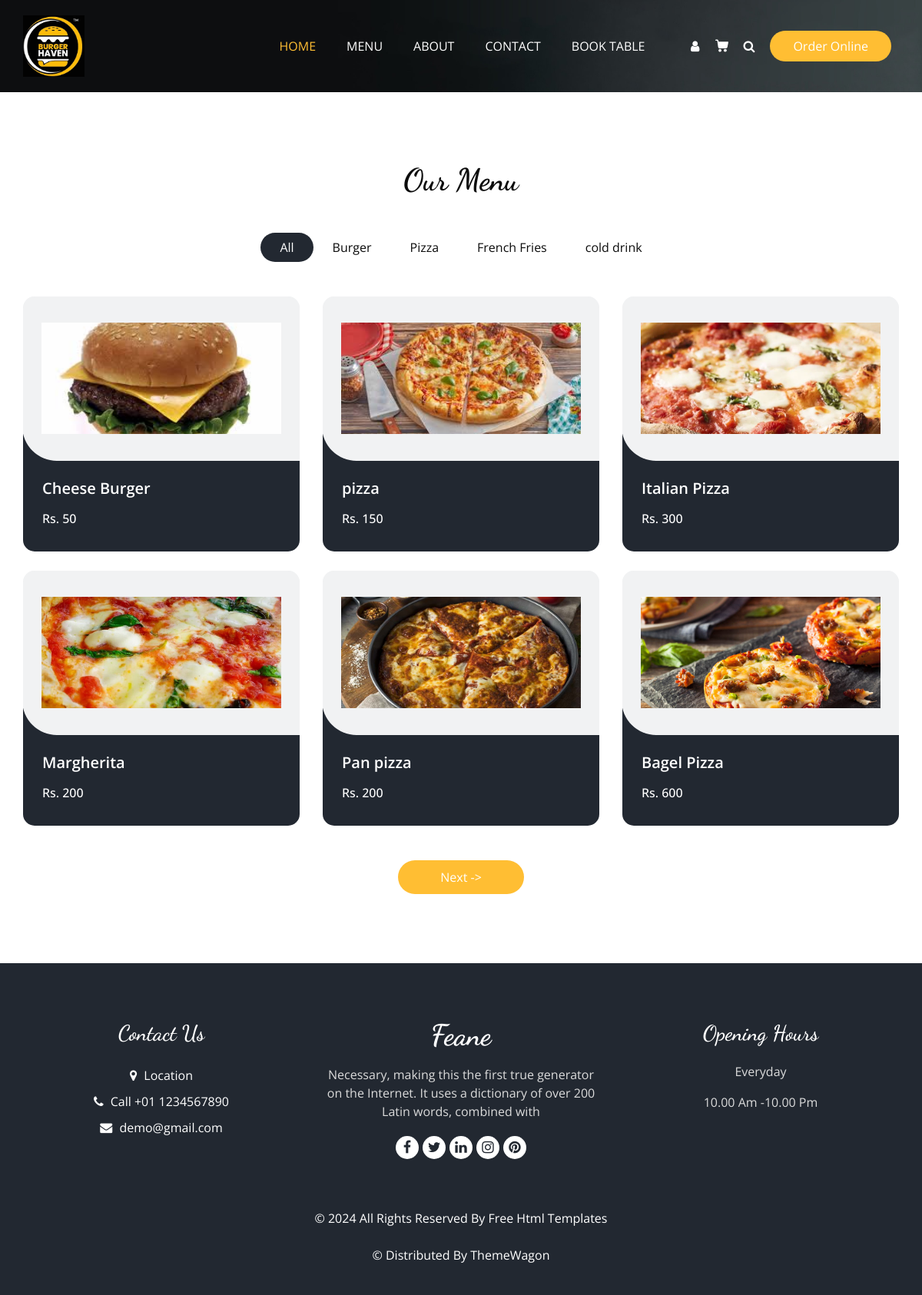
The app's page /menu/ with its own data.
### homeapp/models.py (models this page shows, shortened)
class ItemList(models.Model):
    Category_name=models.CharField(max_length=15)

class Item(models.Model):
    Item_name=models.CharField(max_length=15)
    description=models.TextField(blank=False)
    Price=models.IntegerField()
    Category=models.ForeignKey(ItemList,related_name='name',on_delete=models.CASCADE)
    Image=models.ImageField(upload_to='items/')

### homeapp/views.py (the view)
# urls.py: path('menu/',hv.menu,name='menu'),
def menu(request):
    category_name = request.GET.get('category')  # Get selected category from the query string
    if category_name:
        items = Item.objects.filter(Category__Category_name=category_name)  # Filter items by category
    else:
        items = Item.objects.all()  # Show all items if no category is selected
    paginator = Paginator(items, 6)  # Paginate the items (6 items per page)
    page_number = request.GET.get('page')
    try:
        page_obj = paginator.get_page(page_number)  # Fetch the requested page
    except PageNotAnInteger:
        page_obj = paginator.page(1)  # If page is not an integer, show the first page
    except EmptyPage:
        page_obj = paginator.page(paginator.num_pages)  # If page is out of range, show the last page
    categories = ItemList.objects.all()  # Fetch all categories for the filter menu
    return render(request, 'menu.html', {
        'categories': categories,
        'page_obj': page_obj,
    })

### Template/menu.html (shortened to what this page needs)
{% extends "main.html" %}
{% load static %}
{% block class %}class="sub_page"{% endblock class %}
{% block main %}
  <section class="food_section layout_padding">
    <div class="container">
      <div class="heading_container heading_center">
        <h2>Our Menu</h2>
      </div>
      <ul class="filters_menu">
        <li class="{% if not request.GET.category %}active{% endif %}">
          <a href="?">All</a>
        </li>
        {% for category in categories %}
        <li class="{% if request.GET.category == category.Category_name %}active{% endif %}">
          <a href="?category={{ category.Category_name }}">{{ category.Category_name }}</a>
        </li>
        {% endfor %}
      </ul>
      <div class="filters-content">
        <div class="row grid">
          {% for item in page_obj %}
          <div class="col-sm-6 col-lg-4 all {{ item.Category.Category_name }}">
            <div class="box">
              <a href="{% url 'productdetail' item.id %}" style="text-decoration: none; color: inherit;">
                <div class="img-box">
                  <img src="{{ item.Image.url }}" alt="{{ item.Item_name }}">
                </div>
                <div class="detail-box">
                  <h5>{{ item.Item_name }}</h5>
                  <div class="options">
                    <h6>Rs. {{ item.Price }}</h6>
                  </div>
                </div>
              </a>
            </div>
          </div>
          {% endfor %}
        </div>
      </div>
      <div class="btn-box">
        {% if page_obj.has_next %}
        <a href="?page={{ page_obj.next_page_number }}{% if request.GET.category %}&category={{ request.GET.category }}{% endif %}" class="btn">
          Next ->
        </a>
        {% endif %}
      </div>
    </div>
  </section>
{% endblock main %}

### Template/main.html (shortened to what this page needs)
<!DOCTYPE html>
<html>
    {% load static %}
<head>
  <link rel="stylesheet" type="text/css" href="{% static 'css/bootstrap.css' %}" />
  <link rel="stylesheet" type="text/css" href="https://cdnjs.cloudflare.com/ajax/libs/OwlCarousel2/2.3.4/assets/owl.carousel.min.css" />
  <link rel="stylesheet" href="https://cdnjs.cloudflare.com/ajax/libs/jquery-nice-select/1.1.0/css/nice-select.min.css" />
  <link href="{% static 'css/font-awesome.min.css' %}" rel="stylesheet" />
  <link href="{% static 'css/style.css' %}" rel="stylesheet" />
  <link href="{% static 'css/responsive.css' %}" rel="stylesheet" />
</head>
<body {% block class %}{% endblock class %}>
<div class="hero_area">
    <div class="bg-box">
      <img src="{% static 'images/hero-bg.jpg' %}" alt="">
    </div>
    <header class="header_section">
      <div class="container">
        <nav class="navbar navbar-expand-lg custom_nav-container ">
          <a class="navbar-brand" href="{% url 'home' %}">
            <span>
              <img src="{% static 'images/burger.png' %}" alt="Site Logo">
            </span>
          </a>
          <div class="collapse navbar-collapse" id="navbarSupportedContent">
            <ul class="navbar-nav  mx-auto ">
              <li class="nav-item active">
                <a class="nav-link" href="{% url 'home' %}">Home <span class="sr-only">(current)</span></a>
              </li>
              <li class="nav-item">
                <a class="nav-link" href="{% url 'menu' %}">Menu</a>
              </li>
              <li class="nav-item">
                <a class="nav-link" href="{% url 'about' %}">About</a>
              </li>
              <li class="nav-item">
                <a class="nav-link" href="{% url 'contact' %}">Contact</a>
              </li>
              <li class="nav-item">
                <a class="nav-link" href="{% url 'book_table' %}">Book Table</a>
              </li>
            </ul>
            <div class="user_option">
              <a href="{% url 'logout'%}" class="user_link">
                <i class="fa fa-user" aria-hidden="true"></i>
              </a>
              <a class="cart_link" href="{% url 'orders' %}">
              </a>
              <form class="form-inline">
                <button class="btn  my-2 my-sm-0 nav_search-btn" type="submit">
                  <i class="fa fa-search" aria-hidden="true"></i>
                </button>
              </form>
              <a href="" class="order_online">
                Order Online
              </a>
            </div>
          </div>
        </nav>
      </div>
    </header>
</div>
    {% block main %}{% endblock main %}
  <footer class="footer_section">
    <div class="container">
      <div class="row">
        <div class="col-md-4 footer-col">
          <div class="footer_contact">
            <h4>
              Contact Us
            </h4>
            <div class="contact_link_box">
              <a href="">
                <i class="fa fa-map-marker" aria-hidden="true"></i>
                <span>
                  Location
                </span>
              </a>
              <a href="">
                <i class="fa fa-phone" aria-hidden="true"></i>
                <span>
                  Call +01 1234567890
                </span>
              </a>
              <a href="">
                <i class="fa fa-envelope" aria-hidden="true"></i>
                <span>
                  demo@gmail.com
                </span>
              </a>
            </div>
          </div>
        </div>
        <div class="col-md-4 footer-col">
          <div class="footer_detail">
            <a href="" class="footer-logo">
              Feane
            </a>
            <p>
              Necessary, making this the first true generator on the Internet. It uses a dictionary of over 200 Latin words, combined with
            </p>
            <div class="footer_social">
              <a href="">
                <i class="fa fa-facebook" aria-hidden="true"></i>
              </a>
              <a href="">
                <i class="fa fa-twitter" aria-hidden="true"></i>
              </a>
              <a href="">
                <i class="fa fa-linkedin" aria-hidden="true"></i>
              </a>
              <a href="">
                <i class="fa fa-instagram" aria-hidden="true"></i>
              </a>
              <a href="">
                <i class="fa fa-pinterest" aria-hidden="true"></i>
              </a>
            </div>
          </div>
        </div>
        <div class="col-md-4 footer-col">
          <h4>
            Opening Hours
          </h4>
          <p>
            Everyday
          </p>
          <p>
            10.00 Am -10.00 Pm
          </p>
        </div>
      </div>
      <div class="footer-info">
        <p>
          &copy; <span id="displayYear"></span> All Rights Reserved By
          <a href="https://html.design/">Free Html Templates</a><br><br>
          &copy;  Distributed By
          <a href="https://themewagon.com/" target="_blank">ThemeWagon</a>
        </p>
      </div>
    </div>
  </footer>
</body>
</html>

### Static/css/responsive.css (style rules this page uses)
@media (min-width: 1200px) { .container { max-width: 1170px; } }

### Template/main.html (style rules this page uses)
header img { width: 80px; height: auto; }
.filters_menu a { text-decoration: none; color: inherit; }
a { text-decoration: none; color: inherit; }

### records on screen
ItemList: Category_name "Burger"
ItemList: Category_name "Pizza"
ItemList: Category_name "French Fries"
ItemList: Category_name "cold drink"
Item: Image (picture), Item_name "Cheese Burger", Price "50"
Item: Image (picture), Item_name "pizza", Price "150"
Item: Image (picture), Item_name "Italian Pizza", Price "300"
Item: Image (picture), Item_name "Margherita", Price "200"
Item: Image (picture), Item_name "Pan pizza", Price "200"
Item: Image (picture), Item_name "Bagel Pizza", Price "600"
